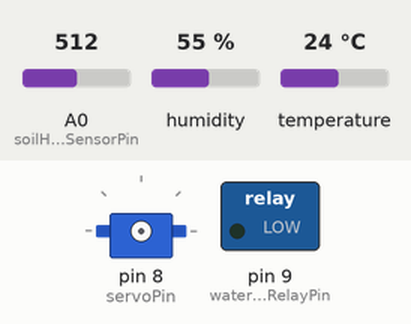
A sketch run on a simulated Arduino Uno, built with avr-gcc and run on an emulated ATmega328P. Shown: servo, switched loads named in the sketch (green lamp = pin HIGH). The test bench sets the inputs (shaded band); at power-on: humidity 55 %, A0 (soilHumidiySensorPin) = 512, temperature 24 °C. Pins used as bus, display or sensor lines are not drawn; what the sketch prints to the serial monitor is not drawn.

Above: at 14.8 s.
14.9 s: humidity set to 88 %
At 20.9 s:
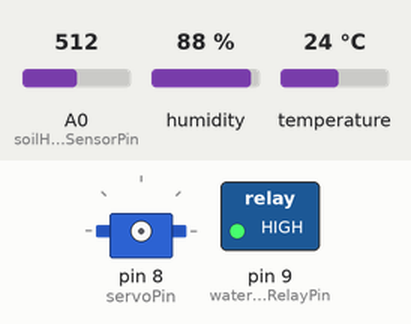
Timing chart, 0 to 29.9 s (numbered marks = the images above; inputs shaded):
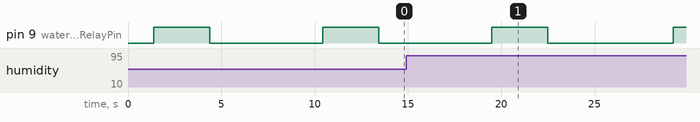

The sketch:

planter_code.ino
```cpp
#include <DHT.h>
#include <Servo.h>

#define soilHumidiySensorPower 7
#define soilHumidiySensorPin A0
#define minimumSouldHumidityLevel 600

#define temperatureSensorPin 2
#define DHTTYPE DHT11

#define servoPin 8
#define servoVentsOpen 45
#define servoVentsClosed 0

#define maxAirHumidity 70
#define minAirHumidity 60

#define waterPumpRelayPin 9


DHT dht(temperatureSensorPin, DHTTYPE);

int soilHumiditySensorValue;
int temperatureSensorValue;
int servoAngle = 0;
int loopCounter = 0;
Servo servo;

void setup() {
 initHumiditySensor();
 initTemperatureSensor();
 initServo(servo);
 initWaterPump();
 Serial.begin(9600);
 }

void loop() {
 if (loopCounter = 0){ //Read soil humidity every +- 1 hour to prevent oxidation of the sensor
  soilHumiditySensorValue = getSoilHumiditySensorValue();
 }

 if (soilHumiditySensorValue < minimumSouldHumidityLevel) {
  pumpWater();
  soilHumiditySensorValue = getSoilHumiditySensorValue();
 }

 ManageAirHumidity(getHumiditySensorValue());
 temperatureSensorValue = getTemperatureSensorValue();

 setLoopCounter();
 delayM(0.1);
}

void ManageAirHumidity(int airHumiditySensorValue){
 if (airHumiditySensorValue > maxAirHumidity){
  servoAngle = openVents(servoAngle);
 }

 if (airHumiditySensorValue < minAirHumidity){
  servoAngle = closeVents(servoAngle);
 }
}

void setLoopCounter(){
 loopCounter++;

 if (loopCounter = 360){ //Reset every hour
  loopCounter = 0;
 }
}

int openVents(int currentAngle){
  for (int angle = currentAngle; angle < servoVentsOpen + 1; angle++)
  {
    servo.write(angle);
    delay(15);
  }

  return servoVentsOpen;
}

int closeVents(int currentAngle){
  for (int angle = currentAngle; angle > servoVentsClosed - 1; angle--)
  {
    servo.write(angle);
    delay(15);
  }

  return servoVentsClosed;
}

int getSoilHumiditySensorValue(){
  digitalWrite(soilHumidiySensorPower, HIGH);
  delay(10);
  int sensorValue = analogRead(soilHumidiySensorPin);
  digitalWrite(soilHumidiySensorPower, LOW);

  Serial.print("Soil Humidity: ");
  Serial.println(sensorValue);

  return sensorValue;
}

int getHumiditySensorValue(){
  int sensorValue = dht.readHumidity();

  Serial.print("Air Humidity: ");
  Serial.print(sensorValue);
  Serial.println("%");

  return sensorValue;
}

int getTemperatureSensorValue(){
  int sensorValue = dht.readTemperature();

  Serial.print("Temperature: ");
  Serial.print(sensorValue);
  Serial.println("°C");

  return sensorValue;
}

void pumpWater() {
  digitalWrite(waterPumpRelayPin,HIGH);
  delayM(0.05);
  digitalWrite(waterPumpRelayPin,LOW);
}

void initHumiditySensor(){
  pinMode(soilHumidiySensorPower, OUTPUT);
  digitalWrite(soilHumidiySensorPower, LOW);
}

void initTemperatureSensor(){
  dht.begin();
}

void initServo(Servo s) {
  s.attach(servoPin);

  servoAngle = openVents(servoAngle);
  servoAngle = closeVents(servoAngle);
}

void initWaterPump(){
  pinMode(waterPumpRelayPin, OUTPUT);
  digitalWrite(waterPumpRelayPin,LOW);
}

void delayM(double value){
  delay(round((value * 60) * 1000));
}
```
